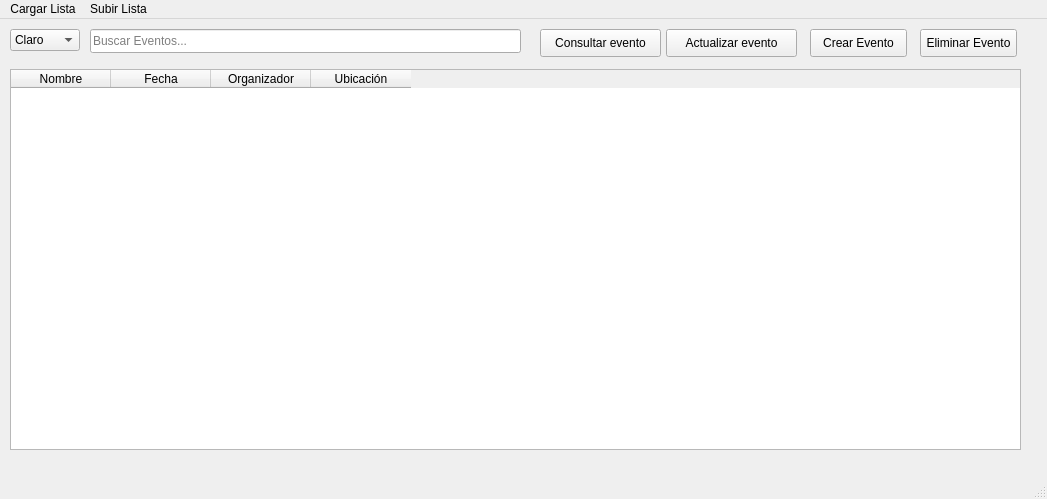
<?xml version="1.0" encoding="UTF-8"?>
<ui version="4.0">
 <class>MainWindow</class>
 <widget class="QMainWindow" name="MainWindow">
  <property name="geometry">
   <rect>
    <x>0</x>
    <y>0</y>
    <width>1047</width>
    <height>499</height>
   </rect>
  </property>
  <property name="windowTitle">
   <string>MainWindow</string>
  </property>
  <widget class="QWidget" name="centralwidget">
   <widget class="QTableWidget" name="tablaWidget">
    <property name="geometry">
     <rect>
      <x>10</x>
      <y>50</y>
      <width>1011</width>
      <height>381</height>
     </rect>
    </property>
    <column>
     <property name="text">
      <string>Nombre</string>
     </property>
    </column>
    <column>
     <property name="text">
      <string>Fecha</string>
     </property>
    </column>
    <column>
     <property name="text">
      <string>Organizador</string>
     </property>
    </column>
    <column>
     <property name="text">
      <string>Ubicación</string>
     </property>
    </column>
   </widget>
   <widget class="QPushButton" name="btnDelEvento_2">
    <property name="geometry">
     <rect>
      <x>666</x>
      <y>10</y>
      <width>131</width>
      <height>28</height>
     </rect>
    </property>
    <property name="cursor">
     <cursorShape>PointingHandCursor</cursorShape>
    </property>
    <property name="text">
     <string>Actualizar evento</string>
    </property>
   </widget>
   <widget class="QComboBox" name="boxTema">
    <property name="geometry">
     <rect>
      <x>10</x>
      <y>10</y>
      <width>70</width>
      <height>22</height>
     </rect>
    </property>
    <item>
     <property name="text">
      <string>Claro</string>
     </property>
    </item>
    <item>
     <property name="text">
      <string>Oscuro</string>
     </property>
    </item>
   </widget>
   <widget class="QLineEdit" name="lneBuscador">
    <property name="geometry">
     <rect>
      <x>90</x>
      <y>10</y>
      <width>431</width>
      <height>24</height>
     </rect>
    </property>
    <property name="placeholderText">
     <string>Buscar Eventos...</string>
    </property>
   </widget>
   <widget class="QPushButton" name="btnAddTarea">
    <property name="geometry">
     <rect>
      <x>810</x>
      <y>10</y>
      <width>97</width>
      <height>28</height>
     </rect>
    </property>
    <property name="cursor">
     <cursorShape>PointingHandCursor</cursorShape>
    </property>
    <property name="text">
     <string>Crear Evento</string>
    </property>
   </widget>
   <widget class="QPushButton" name="btnDelEvento">
    <property name="geometry">
     <rect>
      <x>920</x>
      <y>10</y>
      <width>97</width>
      <height>28</height>
     </rect>
    </property>
    <property name="cursor">
     <cursorShape>PointingHandCursor</cursorShape>
    </property>
    <property name="text">
     <string>Eliminar Evento</string>
    </property>
   </widget>
   <widget class="QPushButton" name="btnDelEvento_3">
    <property name="geometry">
     <rect>
      <x>540</x>
      <y>10</y>
      <width>121</width>
      <height>28</height>
     </rect>
    </property>
    <property name="cursor">
     <cursorShape>PointingHandCursor</cursorShape>
    </property>
    <property name="text">
     <string>Consultar evento</string>
    </property>
   </widget>
  </widget>
  <widget class="QMenuBar" name="menubar">
   <property name="geometry">
    <rect>
     <x>0</x>
     <y>0</y>
     <width>1047</width>
     <height>26</height>
    </rect>
   </property>
   <widget class="QMenu" name="menuCargar_Lista">
    <property name="title">
     <string>Cargar Lista</string>
    </property>
   </widget>
   <widget class="QMenu" name="menuSubir_Lista">
    <property name="title">
     <string>Subir Lista</string>
    </property>
   </widget>
   <addaction name="menuCargar_Lista"/>
   <addaction name="menuSubir_Lista"/>
  </widget>
  <widget class="QStatusBar" name="statusbar"/>
 </widget>
 <resources/>
 <connections/>
</ui>
